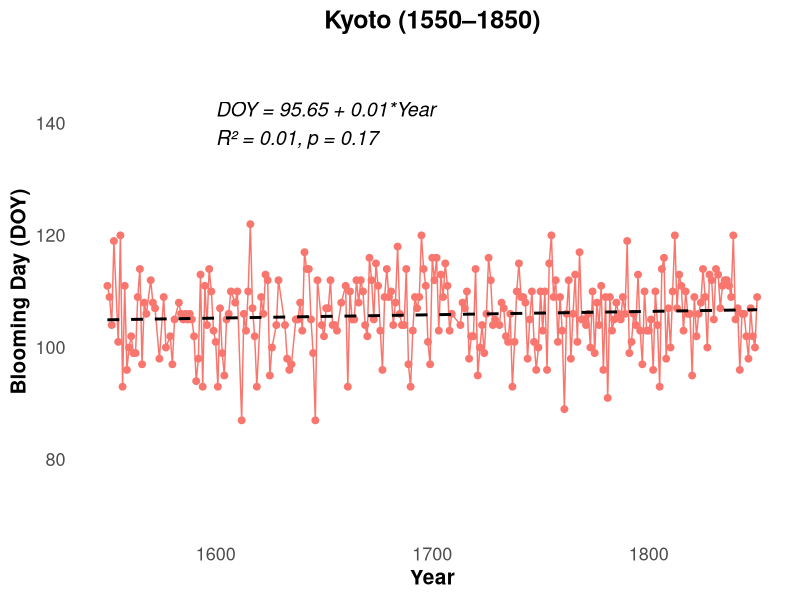
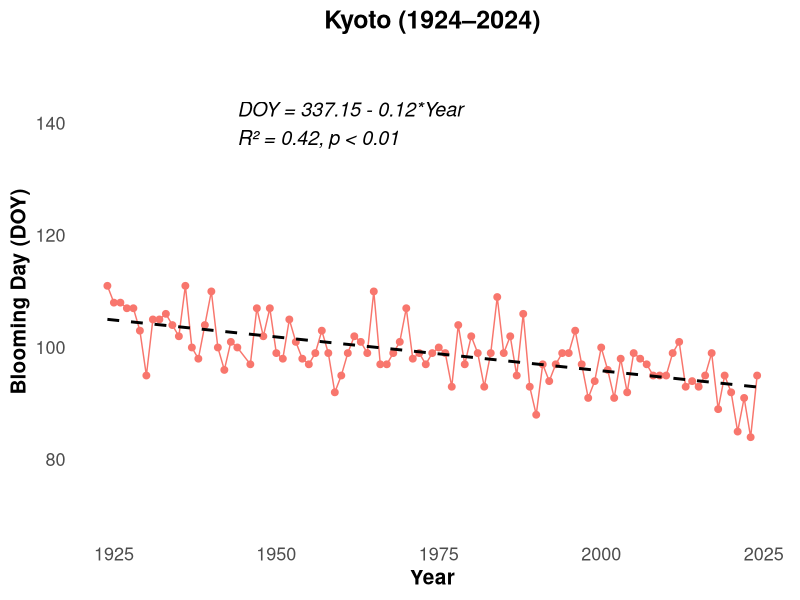
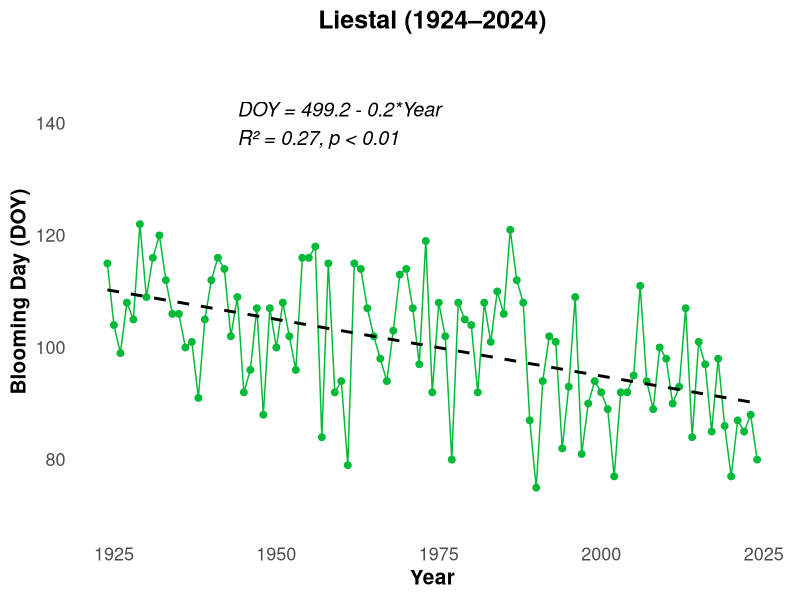
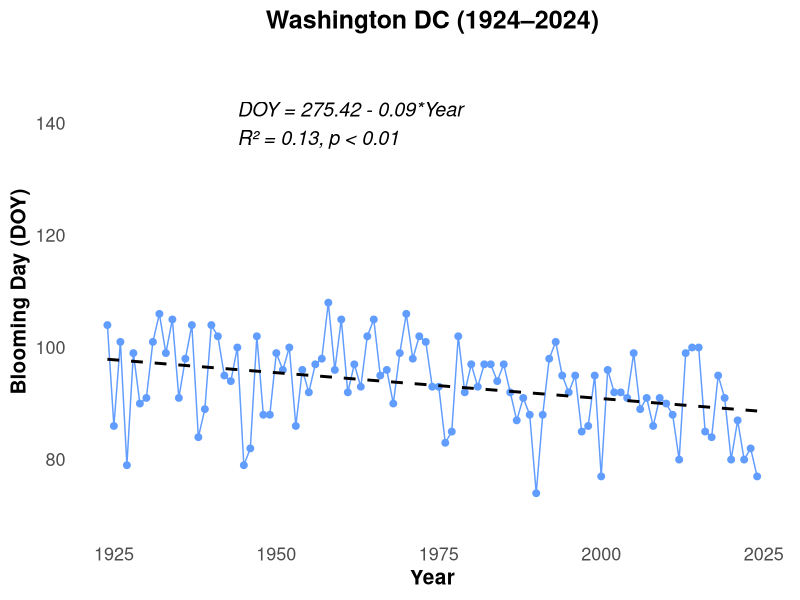

Source code (R) for these figures, in order:
# Load required libraries
library(ggplot2)
library(dplyr)

# Load bloom data for each city
kyoto <- read.csv("data/kyoto.csv")
liestal <- read.csv("data/liestal.csv")
washingtondc <- read.csv("data/washingtondc.csv")

# Add a city label to each dataset
kyoto$city <- "Kyoto"
liestal$city <- "Liestal"
washingtondc$city <- "Washington DC"

# Combine all city data into one dataframe
data <- bind_rows(kyoto, liestal, washingtondc)
data$year <- as.numeric(data$year)
data$bloom_doy <- as.numeric(data$bloom_doy)

# Define color scheme for each city
city_colors <- c("Kyoto" = "#F8766D",         # red
                 "Liestal" = "#00BA38",       # green
                 "Washington DC" = "#619CFF") # blue

# Function to create regression plot (with p-value printed explicitly)
plot_city_trend <- function(df, city_name, period_label, color, filename){
  model <- lm(bloom_doy ~ year, data = df)
  coefs <- coef(model)
  r2 <- summary(model)$r.squared
  pval <- summary(model)$coefficients[2, 4]
  
  # Build regression equation label
  eq <- paste0("DOY = ", round(coefs[1], 2),
               ifelse(coefs[2] < 0, " - ", " + "),
               abs(round(coefs[2], 2)), "*Year\n",
               "R² = ", round(r2, 2), ", p = ", round(pval, 2))
  
  # Plot
  p <- ggplot(df, aes(x = year, y = bloom_doy)) +
    geom_line(color = color, size = 0.5) +              # Connect data points with line
    geom_point(color = color, size = 2) +               # Plot points
    geom_smooth(method = "lm", se = FALSE,              # Linear regression line
                color = "black", linetype = "dashed", size = 1) +
    annotate("text", x = max(df$year) - 250, y = 140,   # Add equation text
             label = eq, hjust = 0, size = 5, fontface = "italic") +
    scale_y_continuous(limits = c(70, 150)) +
    labs(title = paste0(city_name, " (", period_label, ")"),
         x = "Year", y = "Blooming Day (DOY)") +
    theme_minimal(base_size = 15) +
    theme(
      plot.title = element_text(size = 18, face = "bold", hjust = 0.5),
      axis.title = element_text(size = 15, face = "bold"),
      axis.text = element_text(size = 13),
      panel.grid = element_blank()
    )
  
  # Save figure as TIFF
  ggsave(paste0(filename, ".tiff"), plot = p, width = 6.5, height = 5.5, dpi = 300)
}

# Alternate function where p-value is always labeled as p < 0.01
plot_city_trend2 <- function(df, city_name, period_label, color, filename){
  model <- lm(bloom_doy ~ year, data = df)
  coefs <- coef(model)
  r2 <- summary(model)$r.squared
  
  # Build simplified equation label (p < 0.01)
  eq <- paste0("DOY = ", round(coefs[1], 2),
               ifelse(coefs[2] < 0, " - ", " + "),
               abs(round(coefs[2], 2)), "*Year\n",
               "R² = ", round(r2, 2), ", p < 0.01")
  
  # Plot
  p <- ggplot(df, aes(x = year, y = bloom_doy)) +
    geom_line(color = color, size = 0.5) +
    geom_point(color = color, size = 2) +
    geom_smooth(method = "lm", se = FALSE, color = "black", linetype = "dashed", size = 1) +
    annotate("text", x = max(df$year) - 80, y = 140, label = eq, hjust = 0, size = 5, fontface = "italic") +
    scale_y_continuous(limits = c(70, 150)) +
    labs(title = paste0(city_name, " (", period_label, ")"),
         x = "Year", y = "Blooming Day (DOY)") +
    theme_minimal(base_size = 15) +
    theme(
      plot.title = element_text(size = 18, face = "bold", hjust = 0.5),
      axis.title = element_text(size = 15, face = "bold"),
      axis.text = element_text(size = 13),
      panel.grid = element_blank()
    )
  
  ggsave(paste0(filename, ".tiff"), plot = p, width = 6.5, height = 5.5, dpi = 300)
}

# Subset datasets and generate plots

# Kyoto: Historical period (1550–1850)
kyoto_old <- data %>% filter(city == "Kyoto", year >= 1550, year <= 1850)
plot_city_trend(kyoto_old, "Kyoto", "1550–1850", city_colors["Kyoto"], "Kyoto_1550_1850")

# Kyoto: Modern period (1924–2024)
kyoto_modern <- data %>% filter(city == "Kyoto", year >= 1924, year <= 2024)
plot_city_trend2(kyoto_modern, "Kyoto", "1924–2024", city_colors["Kyoto"], "Kyoto_1924_2024")

# Liestal: Modern period (1924–2024)
liestal_modern <- data %>% filter(city == "Liestal", year >= 1924, year <= 2024)
plot_city_trend2(liestal_modern, "Liestal", "1924–2024", city_colors["Liestal"], "Liestal_1924_2024")

# Washington DC: Modern period (1924–2024)
wash_modern <- data %>% filter(city == "Washington DC", year >= 1924, year <= 2024)
plot_city_trend2(wash_modern, "Washington DC", "1924–2024", city_colors["Washington DC"], "WashingtonDC_1924_2024")
